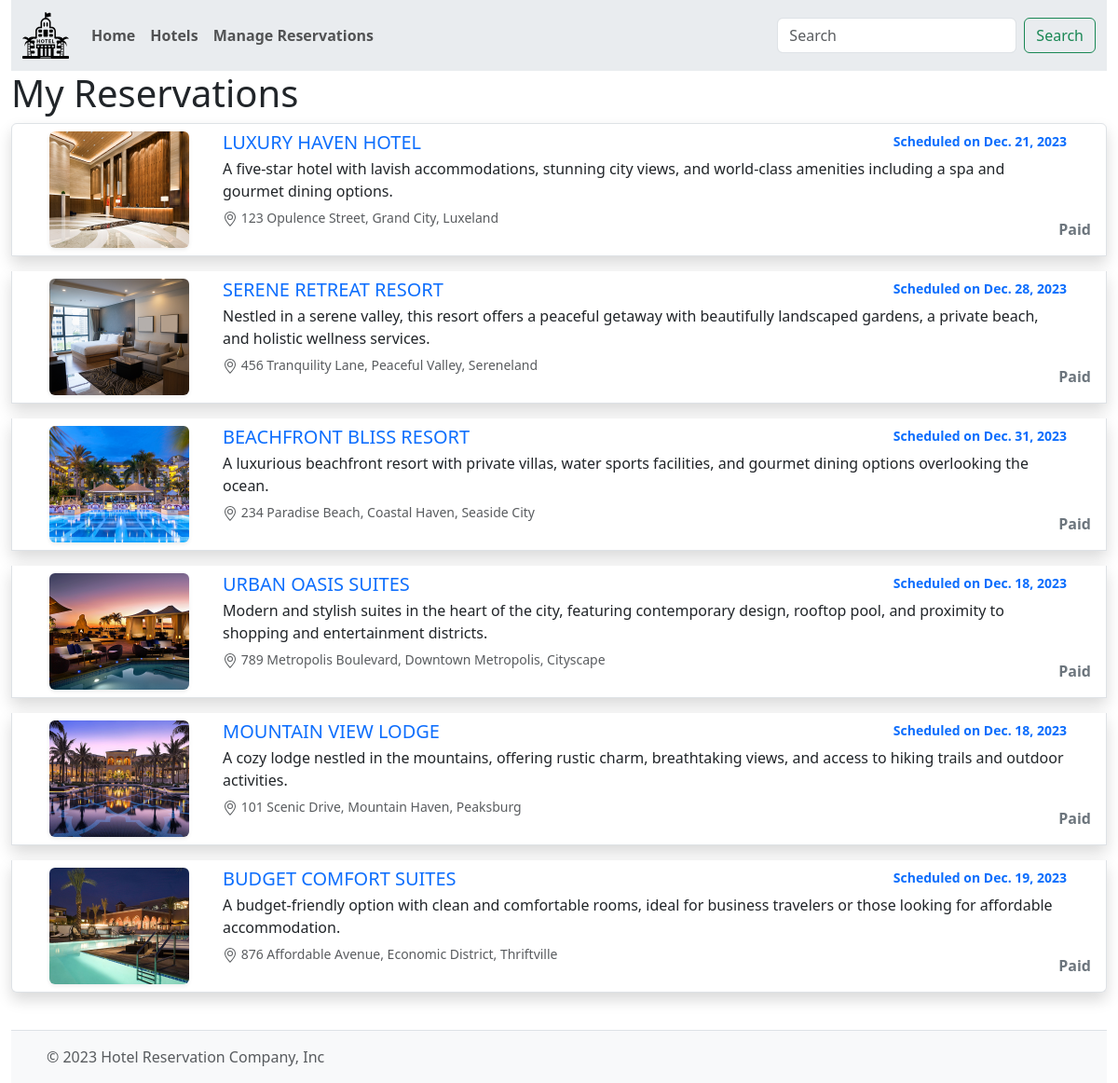
The page /my_reservation/ (signed in) on the database its author committed.
### reservation/models.py (models this page shows)
class Reservation(models.Model):
    user = models.ForeignKey(User, on_delete=models.CASCADE)
    reserved_hotel = models.ForeignKey(Hotel, on_delete=models.CASCADE)
    schedule = models.DateField()
    paid = models.BooleanField(default=False)
    date_paid = models.DateTimeField(auto_now_add=True, null=True)
    checkout = models.BooleanField(default=False)

### main/models.py (models this page shows)
class Hotel(models.Model):
    RESERVED = "RS"
    AVAILABLE = "AV"
    RESERVATION_STATUS_CHOICES = {
        RESERVED:"Reserved",
        AVAILABLE:"Available"
    }
    name = models.CharField(max_length=100)
    address = models.CharField(max_length=100)
    price = models.IntegerField()
    description = models.CharField(max_length=500, null=True)
    img_url = models.ImageField(upload_to="images", null=True)
    reservation_status = models.CharField(max_length=2, choices=RESERVATION_STATUS_CHOICES, default=AVAILABLE)

### reservation/views.py (the view)
# urls.py: path('my_reservation/', views.my_reservation_view, name='my_reservation'),
def my_reservation_view(request):
    if request.user.is_authenticated:
        user = User.objects.get(pk=request.user.id)
        reservations = Reservation.objects.filter(user=user, )
        return render(request, 'reservation/my_reservation.html', {'reservations':reservations})
    else:
        return render(request, 'main/redirect.html')

### reservation/templates/reservation/my_reservation.html (shortened to what this page needs)
{% extends 'main/base.html' %}
{% block content %}
<h1>My Reservations</h1>
<div class="list-group">
    {% for reservation in reservations %}
    <a href="{% url 'reschedule_reservation' reservation.reserved_hotel.id %}" class="list-group-item list-group-item-action mb-3 shadow">
        <div class="row container m-0">
            <div class="col">
                <img src="/media/{{reservation.reserved_hotel.img_url}}" alt="" width="150px" class="rounded shadow-sm">
            </div>
            <div class="col-10">
                <div class="d-flex w-100 justify-content-between">
                    <h5 class="mb-1 text-primary">{{reservation.reserved_hotel.name|upper}}</h5>
                    <small class="text-primary fw-bold" >Scheduled on {{reservation.schedule}}</small>
                </div>
                <p class="mb-1">{{reservation.reserved_hotel.description}}</p>
                <small class="text-body-secondary align-self-center">
                    {{reservation.reserved_hotel.address}}
                </small>
            </div>
        </div>
        {% if reservation.paid %}
        <div class="position-absolute bottom-0 end-0 p-3 text-secondary fw-bold">
            Paid
        </div>
        {% else %}
        <div class="position-absolute bottom-0 end-0 p-3 text-success fw-bold">
            Pay Now
        </div>
        {% endif %}
    </a>
    {% endfor %}
</div>
{% endblock %}

### rows shown on the page
Reservation: reserved_hotel.img_url (picture), reserved_hotel.name "LUXURY HAVEN HOTEL", schedule "Dec. 21, 2023", reserved_hotel.description "A five-star hotel with lavish accommodations, stunning city views, and world-class amenities including a spa and gourmet dining options.", reserved_hotel.address "123 Opulence Street, Grand City, Luxeland", paid "Paid"
Reservation: reserved_hotel.img_url (picture), reserved_hotel.name "SERENE RETREAT RESORT", schedule "Dec. 28, 2023", reserved_hotel.description "Nestled in a serene valley, this resort offers a peaceful getaway with beautifully landscaped gardens, a private beach, and holistic wellness services.", reserved_hotel.address "456 Tranquility Lane, Peaceful Valley, Sereneland", paid "Paid"
Reservation: reserved_hotel.img_url (picture), reserved_hotel.name "BEACHFRONT BLISS RESORT", schedule "Dec. 31, 2023", reserved_hotel.description "A luxurious beachfront resort with private villas, water sports facilities, and gourmet dining options overlooking the ocean.", reserved_hotel.address "234 Paradise Beach, Coastal Haven, Seaside City", paid "Paid"
Reservation: reserved_hotel.img_url (picture), reserved_hotel.name "URBAN OASIS SUITES", schedule "Dec. 18, 2023", reserved_hotel.description "Modern and stylish suites in the heart of the city, featuring contemporary design, rooftop pool, and proximity to shopping and entertainment districts.", reserved_hotel.address "789 Metropolis Boulevard, Downtown Metropolis, Cityscape", paid "Paid"
Reservation: reserved_hotel.img_url (picture), reserved_hotel.name "MOUNTAIN VIEW LODGE", schedule "Dec. 18, 2023", reserved_hotel.description "A cozy lodge nestled in the mountains, offering rustic charm, breathtaking views, and access to hiking trails and outdoor activities.", reserved_hotel.address "101 Scenic Drive, Mountain Haven, Peaksburg", paid "Paid"
Reservation: reserved_hotel.img_url (picture), reserved_hotel.name "BUDGET COMFORT SUITES", schedule "Dec. 19, 2023", reserved_hotel.description "A budget-friendly option with clean and comfortable rooms, ideal for business travelers or those looking for affordable accommodation.", reserved_hotel.address "876 Affordable Avenue, Economic District, Thriftville", paid "Paid"
